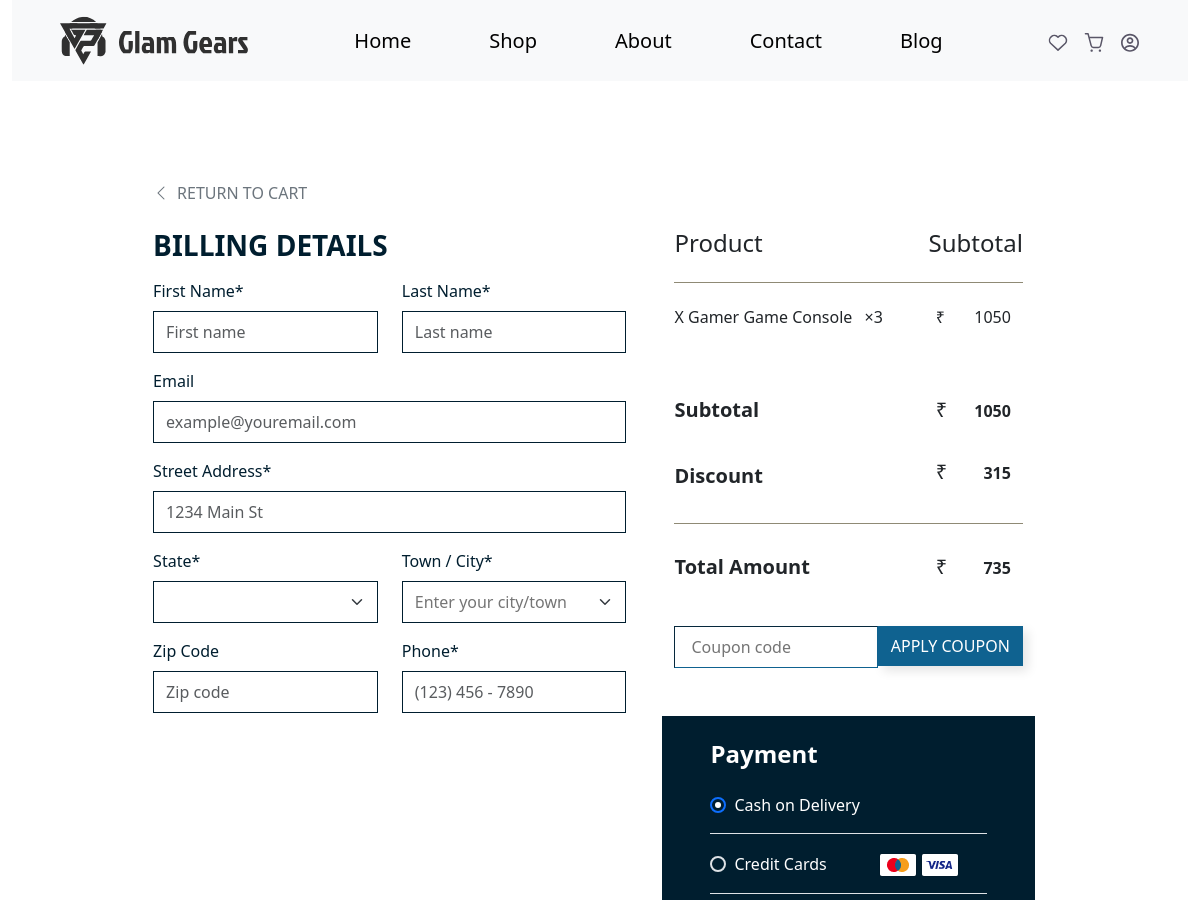
The page /shipping.php (signed in, upper part) on the database as committed earlier.
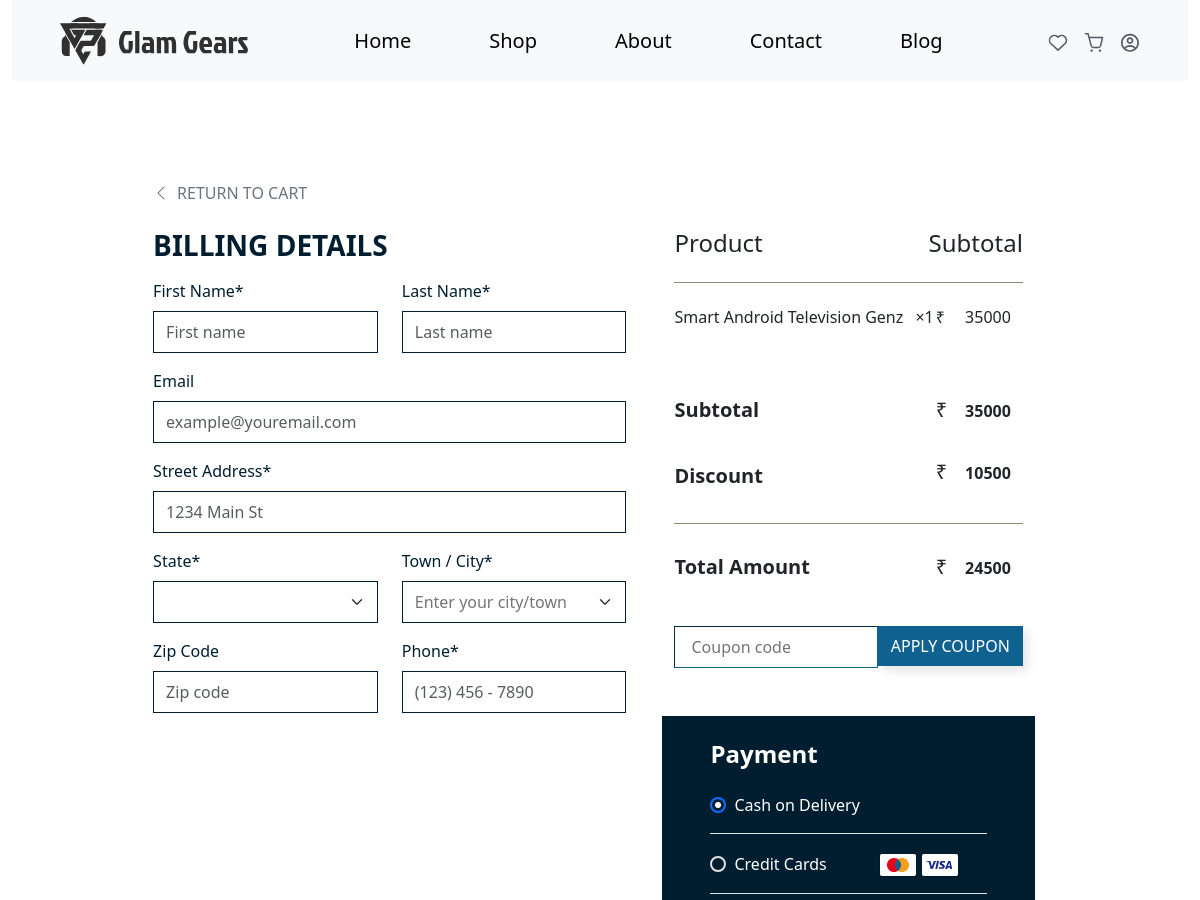
The same page on the database as committed later.
### tables this page shows
CREATE TABLE `cart` (
  `cart_id` int(11) NOT NULL,
  `user_id` int(11) DEFAULT NULL,
  `product_id` int(11) DEFAULT NULL,
  `quantity` int(11) DEFAULT 1,
  `added_on` timestamp NOT NULL DEFAULT current_timestamp()
);

CREATE TABLE `products` (
  `id` int(11) NOT NULL,
  `product_id` int(100) NOT NULL,
  `product_name` varchar(100) NOT NULL,
  `product_description` text NOT NULL,
  `product_price` decimal(10,2) NOT NULL,
  `discount_percent` decimal(2,2) NOT NULL,
  `product_quantity` int(100) NOT NULL,
  `category_name` varchar(100) NOT NULL,
  `brand_name` varchar(100) NOT NULL,
  `product_status` varchar(8) NOT NULL DEFAULT 'active',
  `merchant_id` int(100) NOT NULL,
  `main_image_name` varchar(100) NOT NULL,
  `main_img_extension` varchar(10) NOT NULL,
  `is_featured` varchar(1) NOT NULL,
  `created_at` timestamp NOT NULL DEFAULT current_timestamp() ON UPDATE current_timestamp(),
  `updated_at` timestamp NOT NULL DEFAULT current_timestamp()
);

### shipping.php (the view, shortened to what the changed rows need)
<?php
include_once('./config.php');
$userId = $_SESSION['user'];
?>
<!DOCTYPE html>
<html lang="en">
<?php
include_once('./head.php');
?>
<?php
include_once('./header.php');
?>
<div class="billing-details row">
  <form action="" method="post" class="row">
    <div class="col-lg-5 col-12">
      <?php
      include('./config.php');
      $productSql = "SELECT  products.product_id AS productID, cart.cart_id AS cartID, products.main_image_name AS img_name, products.main_img_extension AS img_ext, products.product_name AS productName, products.product_price AS productPrice,products.discount_percent AS discountpercent , cart.quantity AS quantity FROM cart INNER JOIN products ON cart.product_id = products.product_id WHERE cart.user_id = ?";
      $productStmt = $config->prepare($productSql);
      $productStmt->bind_param("i", $userId);
      $productStmt->execute();
      $productResult = $productStmt->get_result();
      if ($productResult->num_rows > 0) {
        while ($productRow = $productResult->fetch_assoc()) {
      ?>
          <div class="row">
            <div class="col-12 d-flex justify-content-between align-items-center">
              <p class="mb-0"><?php echo $productRow['productName']; ?> <span class="ms-2">&#215;<?php echo $productRow['quantity']; ?></span></p>
              <div class=" d-flex align-items-center justify-content-end w-25 ">
                &#8377;<input disabled type="number" class="form-control bg-transparent border-0  text-end text-dark" value="<?php
                                                                                                                              echo $productRow['productPrice'] * $productRow['quantity'];
                                                                                                                              ?>" />
              </div>
            </div>
          </div>
      <?php
        }
      } else {
        echo '<div style="border-bottom: 1px solid #0f6290" class="row text-secondary px-3 py-5 fw-medium d-flex gap-4 gap-lg-0 align-items-center ">
          <div class="col-12 text-center">Your cart is empty</div>
          </div>';
      }
      ?>
      <?php
      include('./config.php');
      $productSql = "SELECT SUM(products.product_price * cart.quantity) AS total_price FROM cart INNER JOIN products ON cart.product_id = products.product_id WHERE cart.user_id = ?";
      $productStmt = $config->prepare($productSql);
      $productStmt->bind_param("i", $userId);
      $productStmt->execute();
      $productResult = $productStmt->get_result();
      if ($productResult->num_rows > 0) {
        $productRow = $productResult->fetch_assoc();
        $totalCart = round($productRow['total_price'], 2);
      }
      $productSql = "SELECT SUM(products.product_price* cart.quantity) AS total_price FROM cart INNER JOIN products ON cart.product_id = products.product_id WHERE cart.user_id = ?";
      $productStmt = $config->prepare($productSql);
      $productStmt->bind_param("i", $userId);
      $productStmt->execute();
      $productResult = $productStmt->get_result();
      if ($productResult->num_rows > 0) {
        $productRow = $productResult->fetch_assoc();
        $subTotal = round($productRow['total_price'], 2);
      }
      $productSql = "SELECT SUM( (products.product_price * products.discount_percent) * cart.quantity) AS total_price FROM cart INNER JOIN products ON cart.product_id = products.product_id WHERE cart.user_id = ?";
      $productStmt = $config->prepare($productSql);
      $productStmt->bind_param("i", $userId);
      $productStmt->execute();
      $productResult = $productStmt->get_result();
      if ($productResult->num_rows > 0) {
        $productRow = $productResult->fetch_assoc();
        $disTotal = round($productRow['total_price'], 2);
        $discount = $subTotal -  $disTotal;
      }
      ?>
      <div class="row mt-5">
        <div class="col-12 d-flex justify-content-between align-items-center">
          <div class=" d-flex align-items-center justify-content-end w-25 h5">
            &#8377;<input disabled type="number" class="form-control bg-transparent border-0 fw-semibold pt-3 text-dark text-end h5" value="<?php
                                                                                                                                            echo $totalCart;
                                                                                                                                            ?>" />
          </div>
        </div>
      </div>
      <div class="d-flex justify-content-between align-items-center">
        <div class=" d-flex align-items-center justify-content-end w-25 h5">
          &#8377;<input disabled type="number" class="form-control bg-transparent border-0 fw-semibold pt-3 text-dark text-end h5" value="<?php if (isset($_POST['couponSubmit'])) {
                                                                                                                                            echo $disTotal + ($discount * $couponDiscount);
                                                                                                                                          } else {
                                                                                                                                            echo $disTotal;
                                                                                                                                          } ?>" />
        </div>
      </div>
      <div class="row">
        <div class="col-12 d-flex justify-content-between align-items-center">
          <div class=" d-flex align-items-center justify-content-end w-25 h5">
            &#8377;<input type="number" name="totalCost" class="form-control bg-transparent border-0 fw-semibold pt-3 text-dark text-end h5" value="<?php if (isset($_POST['couponSubmit'])) {
                                                                                                                                                      echo $discount - (($discount * $couponDiscount));
                                                                                                                                                    } else {
                                                                                                                                                      echo $discount;
                                                                                                                                                    } ?>" />
          </div>
        </div>
      </div>
    </div>
  </form>
</div>
<?php
include_once('./footer.php');
?>

Rows that differ between the two databases and show on the page:
removed cart: products.product_name "X Gamer Game Console", quantity "3", quantity.product_price "1050"
added cart: products.product_name "Smart Android Television Genz", quantity "1", quantity.product_price "35000"
Other text that changed with them:
form field value: "1050" → "35000"
form field value: "315" → "10500"
form field totalCost: "735" → "24500"
